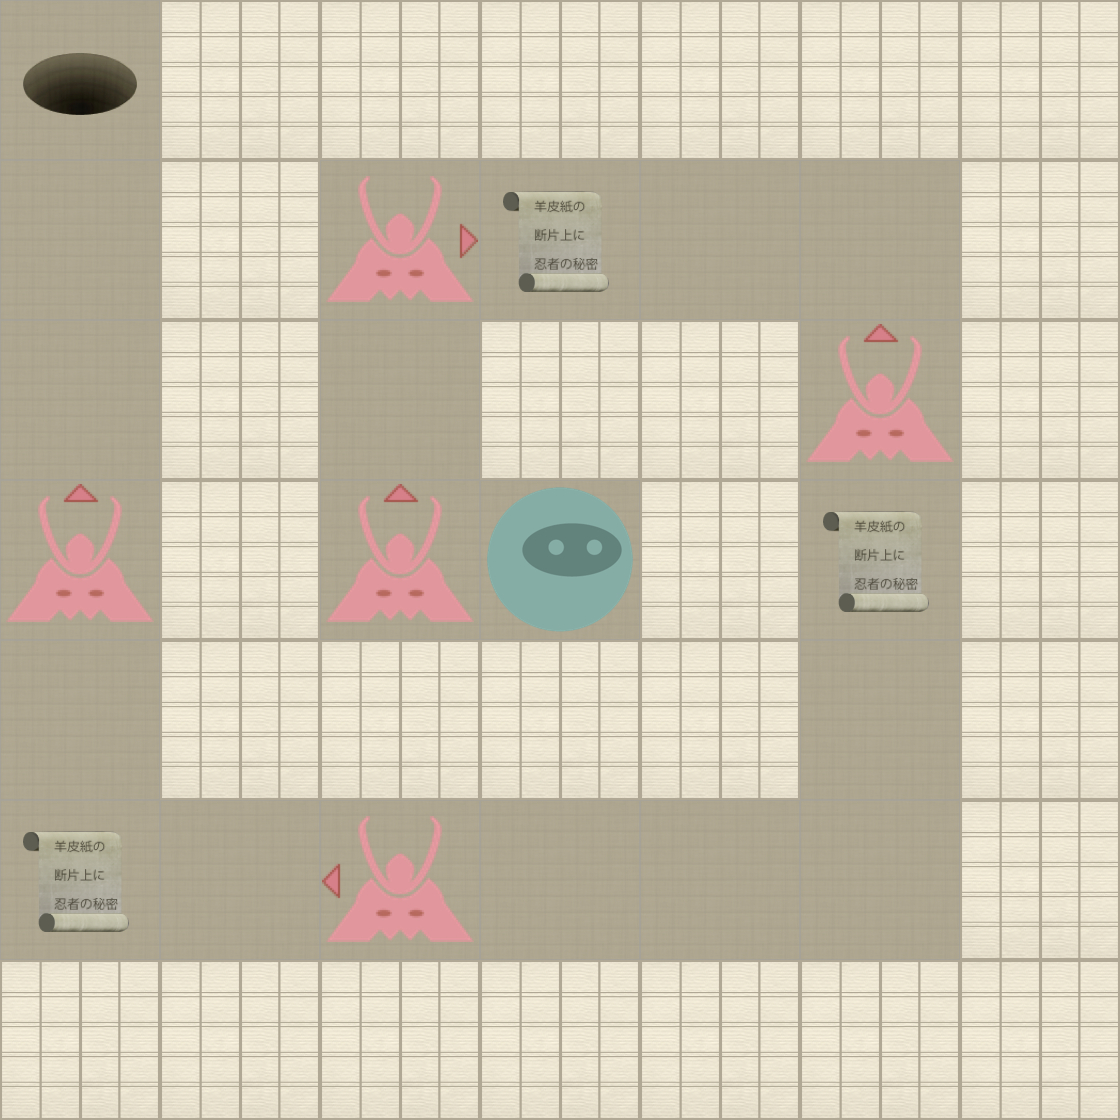

Tiled map render using the project's own tile images. Description and the map definition, with tile-layer contents summarised, below:
An orthogonal 7x7 tile map with 160x160 px tiles, 2 tile layers (Level, Actors).

<map version="1.0" orientation="orthogonal" width="7" height="7" tilewidth="160" tileheight="160">
 <properties>
  <property name="moves" value="34" />
 </properties>
 <tileset firstgid="1" name="tiles" tilewidth="160" tileheight="160" spacing="2" margin="2">
  <image source="tiles-ipadhd.png" width="1024" height="1024" />
  <tile id="0">
   <properties>
    <property name="actor" value="exit" />
   </properties>
  </tile>
  <tile id="2">
   <properties>
    <property name="actor" value="guard" />
    <property name="direction" value="down" />
   </properties>
  </tile>
  <tile id="3">
   <properties>
    <property name="actor" value="guard" />
    <property name="direction" value="left" />
   </properties>
  </tile>
  <tile id="4">
   <properties>
    <property name="actor" value="guard" />
    <property name="direction" value="right" />
   </properties>
  </tile>
  <tile id="5">
   <properties>
    <property name="actor" value="guard" />
    <property name="direction" value="up" />
   </properties>
  </tile>
  <tile id="7">
   <properties>
    <property name="actor" value="player" />
   </properties>
  </tile>
  <tile id="8">
   <properties>
    <property name="actor" value="scroll" />
   </properties>
  </tile>
  <tile id="9">
   <properties>
    <property name="wall" value="1" />
   </properties>
  </tile>
 </tileset>
 <layer name="Level" width="7" height="7">
  <data>[49 cells, 49 non-empty, 2 distinct tile ids]</data>
 </layer>
 <layer name="Actors" width="7" height="7">
  <data>[49 cells, 10 non-empty, 6 distinct tile ids]</data>
 </layer>
</map>
